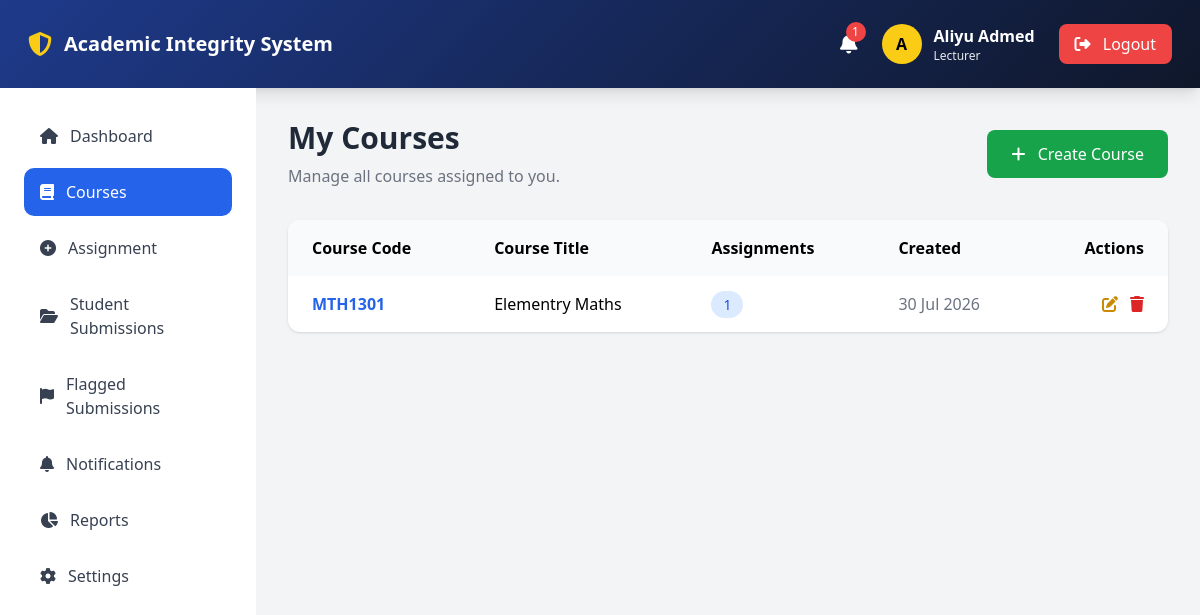
Screenshot of /lecturers/courses (signed in) with the database file from the repository.
### app/models.py (models this page shows, shortened)
class User(UserMixin, db.Model):
    __tablename__ = 'users'
    id = db.Column(db.Integer, primary_key=True)
    username = db.Column(db.String(50), unique=True, nullable=False)
    email = db.Column(db.String(100), unique=True, nullable=False)
    password_hash = db.Column(db.String(255), nullable=False)
    first_name = db.Column(db.String(50), nullable=False)
    last_name = db.Column(db.String(50), nullable=False)
    role = db.Column(db.String(20), default='student')
    department = db.Column(db.String(100))
    faculty = db.Column(db.String(100))
    created_at = db.Column(db.DateTime, default=datetime.utcnow)
    updated_at = db.Column(db.DateTime, default=datetime.utcnow, onupdate=datetime.utcnow)
    last_login = db.Column(db.DateTime)
    is_active = db.Column(db.Boolean, default=True)
    student_profile = db.relationship('Student', backref='user', uselist=False, cascade='all, delete-orphan')
    lecturer_profile = db.relationship('Lecturer', backref='user', uselist=False, cascade='all, delete-orphan')
    @property
    def full_name(self):
        return f"{self.first_name} {self.last_name}"

class Course(db.Model):
    __tablename__ = 'courses'
    id = db.Column(db.Integer, primary_key=True)
    code = db.Column(db.String(20), unique=True, nullable=False)
    title = db.Column(db.String(200), nullable=False)
    description = db.Column(db.Text)
    lecturer_id = db.Column(db.Integer, db.ForeignKey('lecturers.id'))
    created_at = db.Column(db.DateTime, default=datetime.utcnow)
    assignments = db.relationship(
        'Assignment',
        backref='course',
        lazy=True,
        cascade='all, delete-orphan'
    )

### app/lecturers/routes.py (the view)
@lecturers_bp.route("/courses")
@login_required
def courses():
    lecturer = current_user.lecturer_profile
    courses = Course.query.filter_by(
        lecturer_id=lecturer.id
    ).order_by(Course.created_at.desc()).all()
    delete_form = DeleteForm()
    return render_template(
        "lecturers/courses.html",
        courses=courses,
        delete_form=delete_form
    )

### app/__init__.py (called while the page is built)
@login_manager.user_loader
def load_user(user_id):
    from app.models import User
    return User.query.get(int(user_id))

### app/templates/lecturers/courses.html (shortened to what this page needs)
{% extends "base.html" %}
{% block content %}
<div class="max-w-7xl mx-auto">
    <div class="flex justify-between items-center mb-8">
        <div>
            <h1 class="text-3xl font-bold text-gray-800">
                My Courses
            </h1>
            <p class="text-gray-500 mt-2">
                Manage all courses assigned to you.
            </p>
        </div>
        <a href="{{ url_for('lecturers.create_course') }}"
            class="bg-green-600 hover:bg-green-700 text-white px-6 py-3 rounded-lg">
            <i class="fas fa-plus mr-2"></i>
            Create Course
        </a>
    </div>
    {% if courses %}
    <div class="bg-white rounded-xl shadow overflow-hidden">
        <table class="w-full">
            <thead class="bg-gray-50">
                <tr>
                    <th class="px-6 py-4 text-left">Course Code</th>
                    <th class="px-6 py-4 text-left">Course Title</th>
                    <th class="px-6 py-4 text-left">Assignments</th>
                    <th class="px-6 py-4 text-left">Created</th>
                    <th class="px-6 py-4 text-right">Actions</th>
                </tr>
            </thead>
            <tbody class="divide-y">
                {% for course in courses %}
                <tr class="hover:bg-gray-50">
                    <td class="px-6 py-4 font-semibold text-blue-600">
                        {{ course.code }}
                    </td>
                    <td class="px-6 py-4">
                        {{ course.title }}
                    </td>
                    <td class="px-6 py-4">
                        <span class="bg-blue-100 text-blue-700 px-3 py-1 rounded-full text-sm">
                            {{ course.assignments|length }}
                        </span>
                    </td>
                    <td class="px-6 py-4 text-gray-500">
                        {{ course.created_at.strftime('%d %b %Y') }}
                    </td>
                    <td class="px-6 py-4">
                        <div class="flex justify-end gap-3">
                            <a href="{{ url_for('lecturers.edit_course', id=course.id) }}"
                                class="text-yellow-600 hover:text-yellow-700">
                                <i class="fas fa-edit"></i>
                            </a>
                            <form method="POST" action="{{ url_for('lecturers.delete_course', id=course.id) }}"
                                onsubmit="return confirm('Delete this course?');">
                                <button class="text-red-600 hover:text-red-700">
                                    <i class="fas fa-trash"></i>
                                </button>
                            </form>
                        </div>
                    </td>
                </tr>
                {% endfor %}
            </tbody>
        </table>
    </div>
    {% endif %}
</div>
{% endblock %}

### app/templates/includes/navbar.html (shortened to what this page needs)
<nav class="gradient-bg shadow-lg p-2 md:p-3">
    <div class="px-4 h-16 flex justify-between items-center">
        <div class="flex items-center gap-3">
            <i class="fas fa-shield-alt text-yellow-400 text-2xl"></i>
            <span class="text-white text-xl font-bold">
                Academic Integrity System
            </span>
        </div>
        {% if current_user.is_authenticated %}
        <div class="flex items-center gap-6">
            <a href="{{ url_for('notifications.index') }}"
               class="relative text-white hover:text-yellow-400">
                <i class="fas fa-bell text-xl"></i>
                {% if current_user.notifications %}
                <span class="absolute -top-2 -right-2
                bg-red-500 text-white text-xs
                rounded-full h-5 w-5
                flex items-center justify-center">
                    {{ current_user.notifications|length }}
                </span>
                {% endif %}
            </a>
            <div class="flex items-center gap-3">
                <div class="h-10 w-10 rounded-full
                bg-yellow-400 text-black
                flex items-center justify-center
                font-bold">
                    {{ current_user.first_name[0] }}
                </div>
                <div class="text-white">
                    <p class="font-semibold">
                        {{ current_user.full_name }}
                    </p>
                    <p class="text-xs text-gray-200">
                        {{ current_user.role|title }}
                    </p>
                </div>
            </div>
            <a href="{{ url_for('auth.logout') }}"
               class="bg-red-500 hover:bg-red-600
               px-4 py-2 rounded-lg text-white">
                <i class="fas fa-sign-out-alt mr-2"></i>
                Logout
            </a>
        </div>
        {% endif %}
    </div>
</nav>

### app/templates/base.html (style rules this page uses)
.gradient-bg { background: linear-gradient(135deg, #1e3a8a, #0f172a); }

### rows the page displays
User: first_name "A", full_name "Aliyu Admed", role "Lecturer"
Course: code "MTH1301", title "Elementry Maths", assignments|length "1", created_at "30 Jul 2026"

### other values shown
{{ current_user.notifications|length }} "1"
